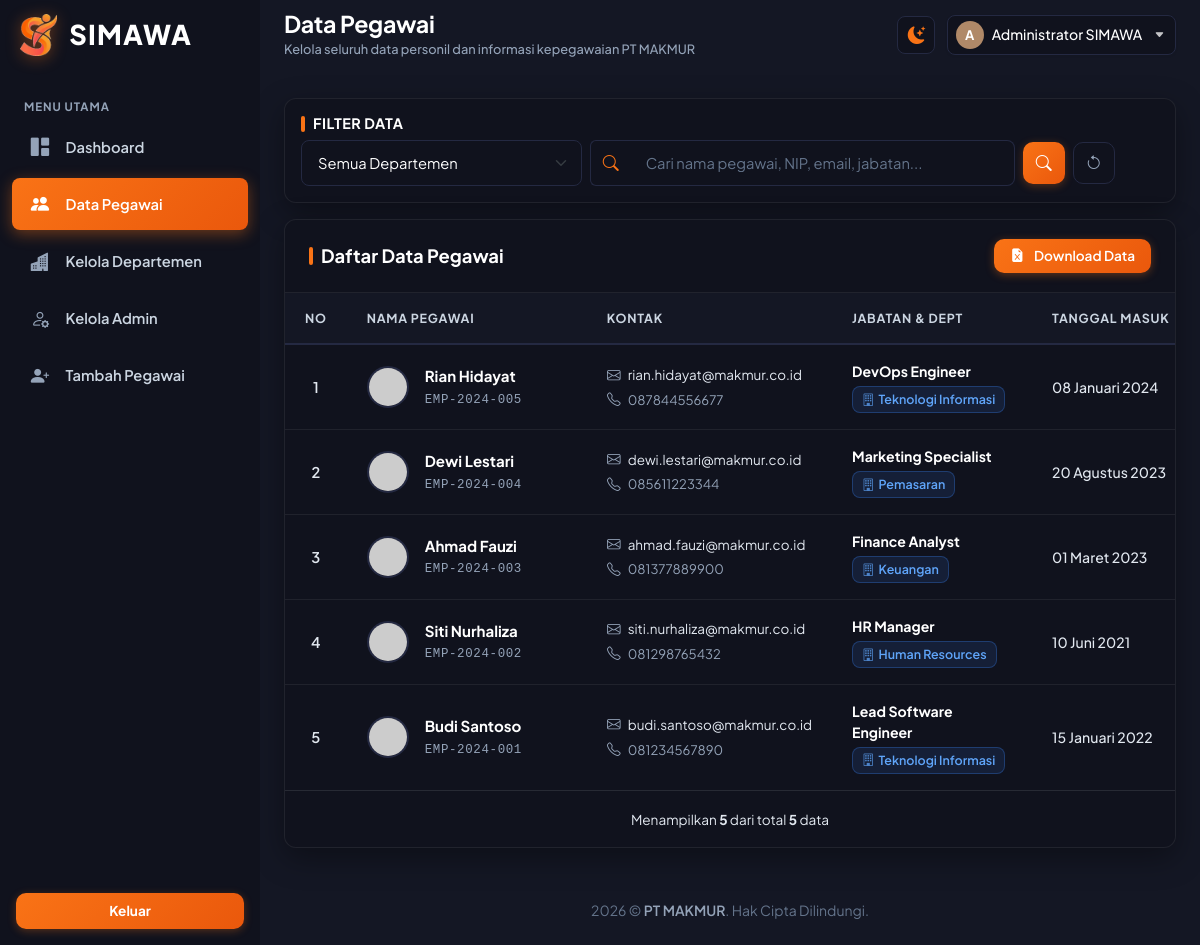
The page /pegawai/index.php (signed in) on the database its author committed.
### tables this page shows
CREATE TABLE IF NOT EXISTS `employees` (
  `id` BIGINT UNSIGNED AUTO_INCREMENT PRIMARY KEY,
  `nip` VARCHAR(20) NOT NULL UNIQUE,
  `nama` VARCHAR(255) NOT NULL,
  `email` VARCHAR(255) NOT NULL,
  `no_hp` VARCHAR(20) NOT NULL,
  `jabatan` VARCHAR(100) NOT NULL,
  `departemen` VARCHAR(100) NOT NULL,
  `tanggal_masuk` DATE NOT NULL,
  `alamat` TEXT NOT NULL,
  `foto` VARCHAR(255) NULL,
  `created_at` TIMESTAMP NULL DEFAULT CURRENT_TIMESTAMP,
  `updated_at` TIMESTAMP NULL DEFAULT CURRENT_TIMESTAMP ON UPDATE CURRENT_TIMESTAMP,
  CONSTRAINT `fk_employees_departemen` FOREIGN KEY (`departemen`) REFERENCES `departments` (`nama`) ON UPDATE CASCADE ON DELETE RESTRICT
);

### config/database.php (called while the page is built, shortened)
<?php
function e(?string $string): string {
    return htmlspecialchars($string ?? '', ENT_QUOTES, 'UTF-8');
}
function getEmployeePhotoUrl(?string $foto, string $nama): string {
    return 'https://ui-avatars.com/api/?name=' . urlencode($nama) . '&background=f97316&color=ffffff&size=200';
}
function formatDateIndo(?string $dateStr): string {
    $timestamp = strtotime($dateStr);
    $bulan = [
        1 => 'Januari', 'Februari', 'Maret', 'April', 'Mei', 'Juni',
        'Juli', 'Agustus', 'September', 'Oktober', 'November', 'Desember'
    ];
    $d = date('d', $timestamp);
    $m = (int)date('m', $timestamp);
    $y = date('Y', $timestamp);
    return "{$d} {$bulan[$m]} {$y}";
}

### pegawai/index.php (the view, shortened to what this page needs)
<?php
require_once __DIR__ . '/../config/database.php';
$page_title = 'Data Pegawai';
$page_subtitle = 'Kelola seluruh data personil dan informasi kepegawaian PT MAKMUR';
$search = trim($_GET['search'] ?? '');
$departemen = trim($_GET['departemen'] ?? '');
$page = max(1, (int)($_GET['page'] ?? 1));
$perPage = 10;
$offset = ($page - 1) * $perPage;
$whereClauses = [];
$params = [];
$whereSql = !empty($whereClauses) ? "WHERE " . implode(" AND ", $whereClauses) : "";
$countSql = "SELECT COUNT(*) AS total FROM employees {$whereSql}";
$stmtCount = $pdo->prepare($countSql);
$stmtCount->execute($params);
$totalRows = (int)$stmtCount->fetch()['total'];
$dataSql = "SELECT * FROM employees {$whereSql} ORDER BY id DESC LIMIT {$perPage} OFFSET {$offset}";
$stmtData = $pdo->prepare($dataSql);
$stmtData->execute($params);
$employees = $stmtData->fetchAll();
include __DIR__ . '/../includes/header.php';
?>
<div class="container-fluid p-0">
    <div class="card-ems mb-3 fade-in">
        <div class="p-3">
            <div class="d-flex align-items-center gap-2 mb-2">
                <div style="width: 4px; height: 16px; background: var(--accent-primary); border-radius: 4px;"></div>
                <h6 class="fw-bold mb-0" style="color: var(--text-primary); font-size: 0.9rem; letter-spacing: 0.5px;">
                    FILTER DATA
                </h6>
            </div>
            <form action="index.php" method="GET" class="row g-2 align-items-center">
                <div class="col-12 col-md-4">
                    <select name="departemen" class="form-select form-ems-select" onchange="this.form.submit()">
                        <option value="">Semua Departemen</option>
                    </select>
                </div>
                <div class="col-12 col-md-6">
                    <div class="input-group search-input-group">
                        <span class="input-group-text search-icon">
                            <i class="bi bi-search"></i>
                        </span>
                        <input type="text"
                               name="search"
                               class="form-control form-ems-control"
                               placeholder="Cari nama pegawai, NIP, email, jabatan..."
                               value="<?= e($search) ?>"
                               autocomplete="off">
                    </div>
                </div>
                <div class="col-12 col-md-2 d-flex gap-2">
                    <button type="submit" class="btn btn-search-icon" title="Cari Data">
                        <i class="bi bi-search"></i>
                    </button>
                    <a href="index.php" class="btn btn-reset-icon" title="Reset Semua Filter">
                        <i class="bi bi-arrow-counterclockwise"></i>
                    </a>
                </div>
            </form>
        </div>
    </div>
    <div class="card-ems fade-in delay-2">
        <div class="card-ems-header d-flex justify-content-between align-items-center flex-wrap gap-2">
            <div class="d-flex align-items-center gap-2">
                <div style="width: 4px; height: 18px; background: var(--accent-primary); border-radius: 4px;"></div>
                <h5 class="fw-bold mb-0" style="color: var(--text-primary); font-size: 1.15rem;">
                    Daftar Data Pegawai
                </h5>
            </div>
            <a href="export.php<?= (!empty($departemen) || !empty($search)) ? '?' . http_build_query(['search' => $search, 'departemen' => $departemen]) : '' ?>"
               class="btn btn-sm btn-excel"
               title="Download Data Pegawai ke Format Excel">
                <i class="bi bi-file-earmark-excel-fill me-1"></i> Download Data
            </a>
        </div>
        <div class="table-responsive">
            <table class="table-ems mb-0" id="table-employees">
                <thead>
                    <tr>
                        <th class="text-center" style="width: 50px;">NO</th>
                        <th style="min-width: 240px;">NAMA PEGAWAI</th>
                        <th style="min-width: 220px;">KONTAK</th>
                        <th style="min-width: 200px;">JABATAN & DEPT</th>
                        <th style="min-width: 160px;">TANGGAL MASUK</th>
                    </tr>
                </thead>
                <tbody>
                    <?php if (!empty($employees)): ?>
                        <?php foreach ($employees as $idx => $emp): ?>
                            <tr id="row-employee-<?= $emp['id'] ?>">
                                <td class="text-center fw-semibold text-secondary" style="color: var(--text-secondary) !important;">
                                    <?= $offset + $idx + 1 ?>
                                </td>
                                <td>
                                    <div class="d-flex align-items-center">
                                        <img src="<?= getEmployeePhotoUrl($emp['foto'], $emp['nama']) ?>"
                                             alt="<?= e($emp['nama']) ?>"
                                             class="rounded-circle me-3 border border-2"
                                             width="42"
                                             height="42"
                                             style="object-fit: cover; border-color: var(--border-strong) !important;">
                                        <div>
                                            <a href="detail.php?id=<?= $emp['id'] ?>" class="fw-bold d-block" style="color: var(--text-primary); font-size: 0.94rem;">
                                                <?= e($emp['nama']) ?>
                                            </a>
                                            <span class="emp-nip-mono"><?= e($emp['nip']) ?></span>
                                        </div>
                                    </div>
                                </td>
                                <td>
                                    <div class="emp-contact-item">
                                        <i class="bi bi-envelope"></i>
                                        <a href="mailto:<?= e($emp['email']) ?>"><?= e($emp['email']) ?></a>
                                    </div>
                                    <div class="emp-contact-item text-phone mt-1">
                                        <i class="bi bi-telephone"></i>
                                        <span><?= e($emp['no_hp']) ?></span>
                                    </div>
                                </td>
                                <td>
                                    <div class="fw-bold" style="color: var(--text-primary); font-size: 0.88rem;"><?= e($emp['jabatan']) ?></div>
                                    <div class="emp-dept-tag mt-1">
                                        <i class="bi bi-building me-1 opacity-75"></i> <?= e($emp['departemen']) ?>
                                    </div>
                                </td>
                                <td>
                                    <span class="text-date-clean">
                                        <?= formatDateIndo($emp['tanggal_masuk']) ?>
                                    </span>
                                </td>
                            </tr>
                        <?php endforeach; ?>
                    <?php endif; ?>
                </tbody>
            </table>
        </div>
        <div class="py-3 text-center border-top border-secondary border-opacity-25">
            <span style="font-size: 0.85rem; color: var(--text-secondary);">
                Menampilkan <strong><?= count($employees) ?></strong> dari total <strong><?= $totalRows ?></strong> data
            </span>
        </div>
    </div>
</div>
<?php include __DIR__ . '/../includes/footer.php'; ?>

### includes/header.php (shortened to what this page needs)
<?php
$current_page = basename($_SERVER['PHP_SELF']);
$current_dir = basename(dirname($_SERVER['PHP_SELF']));
?>
<!DOCTYPE html>
<html lang="id">
<head>
    <link href="<?= BASE_URL ?>assets/vendor/bootstrap/css/bootstrap.min.css" rel="stylesheet">
    <link href="<?= BASE_URL ?>assets/vendor/bootstrap-icons/bootstrap-icons.min.css" rel="stylesheet">
    <link href="<?= BASE_URL ?>assets/vendor/sweetalert2/dark.min.css" rel="stylesheet">
    <link href="<?= BASE_URL ?>assets/css/app.css?v=<?= filemtime(__DIR__ . '/../assets/css/app.css') ?>" rel="stylesheet">
</head>
<body>
    <aside class="sidebar" id="sidebar">
        <a href="<?= BASE_URL ?>dashboard/index.php" class="sidebar-brand text-decoration-none">
            <img src="<?= BASE_URL ?>assets/img/logo-simawa.png" alt="Logo SIMAWA" class="sidebar-logo-img">
            <span class="sidebar-brand-text">SIMAWA</span>
        </a>
        <ul class="sidebar-menu">
            <li class="menu-header">Menu Utama</li>
            <li class="nav-item">
                <a href="<?= BASE_URL ?>dashboard/index.php" class="nav-link <?= ($current_dir === 'dashboard' || $current_page === 'dashboard.php') ? 'active' : '' ?>">
                    <i class="bi bi-grid-1x2-fill"></i>
                    <span>Dashboard</span>
                </a>
            </li>
            <li class="nav-item">
                <a href="<?= BASE_URL ?>pegawai/index.php" class="nav-link <?= ($current_dir === 'pegawai' && in_array($current_page, ['index.php', 'detail.php', 'edit.php'])) ? 'active' : '' ?>">
                    <i class="bi bi-people-fill"></i>
                    <span>Data Pegawai</span>
                </a>
            </li>
            <li class="nav-item">
                <a href="<?= BASE_URL ?>departemen/index.php" class="nav-link <?= ($current_dir === 'departemen') ? 'active' : '' ?>">
                    <i class="bi bi-buildings-fill"></i>
                    <span>Kelola Departemen</span>
                </a>
            </li>
            <li class="nav-item">
                <a href="<?= BASE_URL ?>users/index.php" class="nav-link <?= ($current_dir === 'users') ? 'active' : '' ?>">
                    <i class="bi bi-person-gear"></i>
                    <span>Kelola Admin</span>
                </a>
            </li>
            <li class="nav-item">
                <a href="<?= BASE_URL ?>pegawai/tambah.php" class="nav-link <?= ($current_dir === 'pegawai' && $current_page === 'tambah.php') ? 'active' : '' ?>">
                    <i class="bi bi-person-plus-fill"></i>
                    <span>Tambah Pegawai</span>
                </a>
            </li>
        </ul>
        <div class="sidebar-footer mt-auto p-3" style="background: transparent !important; border: none !important;">
            <a href="<?= BASE_URL ?>auth/logout.php" class="btn w-100 btn-sm py-2 btn-logout-confirm text-white text-center fw-bold text-decoration-none" style="background: var(--accent-gradient, #f97316); border-radius: 10px; font-size: 0.85rem; border: none; display: block; box-shadow: 0 2px 8px rgba(249, 115, 22, 0.3);">
                Keluar
            </a>
        </div>
    </aside>
    <div class="main-wrapper">
        <header class="top-navbar">
            <div class="d-flex align-items-center">
                <div>
                    <h5 class="mb-0 fw-bold navbar-title"><?= e($page_title) ?></h5>
                    <?php if (!empty($page_subtitle)): ?>
                        <div class="navbar-subtitle"><?= e($page_subtitle) ?></div>
                    <?php endif; ?>
                </div>
            </div>
            <div class="d-flex align-items-center" style="gap: 12px;">
                <button type="button" class="btn-theme-toggle" id="themeToggleBtn" title="Ganti Tema (Terang / Gelap)">
                    <i class="bi bi-moon-stars-fill" id="themeToggleIcon"></i>
                </button>
                <?php
                $userName = $_SESSION['user']['name'] ?? 'Administrator EMS';
                $userInitial = mb_strtoupper(mb_substr(trim($userName), 0, 1));
                ?>
                <div class="dropdown">
                    <button class="btn-user-pill dropdown-toggle" type="button" id="userMenuDropdown" data-bs-toggle="dropdown" aria-expanded="false">
                        <div class="user-initial-avatar">
                            <?= e($userInitial) ?>
                        </div>
                        <span class="user-name-text"><?= e($userName) ?></span>
                        <i class="bi bi-caret-down-fill user-caret-icon ms-1"></i>
                    </button>
                </div>
            </div>
        </header>
        <main class="content-body">

### includes/footer.php (shortened to what this page needs)
        </main>
        <footer class="py-4 px-3 text-center small" style="background: transparent; border-top: none; color: var(--text-hint);">
            2026 &copy; <span style="color: var(--text-muted); font-weight: 600;">PT MAKMUR</span>. Hak Cipta Dilindungi.
        </footer>
    </div>
</body>
</html>

### rows shown on the page
employees: idx "1", nama "Rian Hidayat", nip "EMP-2024-005", email "rian.hidayat@makmur.co.id", no_hp "087844556677", jabatan "DevOps Engineer", departemen "Teknologi Informasi", tanggal_masuk "08 Januari 2024"
employees: idx "2", nama "Dewi Lestari", nip "EMP-2024-004", email "dewi.lestari@makmur.co.id", no_hp "085611223344", jabatan "Marketing Specialist", departemen "Pemasaran", tanggal_masuk "20 Agustus 2023"
employees: idx "3", nama "Ahmad Fauzi", nip "EMP-2024-003", email "ahmad.fauzi@makmur.co.id", no_hp "081377889900", jabatan "Finance Analyst", departemen "Keuangan", tanggal_masuk "01 Maret 2023"
employees: idx "4", nama "Siti Nurhaliza", nip "EMP-2024-002", email "siti.nurhaliza@makmur.co.id", no_hp "081298765432", jabatan "HR Manager", departemen "Human Resources", tanggal_masuk "10 Juni 2021"
employees: idx "5", nama "Budi Santoso", nip "EMP-2024-001", email "budi.santoso@makmur.co.id", no_hp "081234567890", jabatan "Lead Software Engineer", departemen "Teknologi Informasi", tanggal_masuk "15 Januari 2022"

### other values the page prints
$page_title "Data Pegawai"
$page_subtitle "Kelola seluruh data personil dan informasi kepegawaian PT MAKMUR"
$userInitial "A"
$userName "Administrator SIMAWA"
count($employees) "5"
$totalRows "5"
